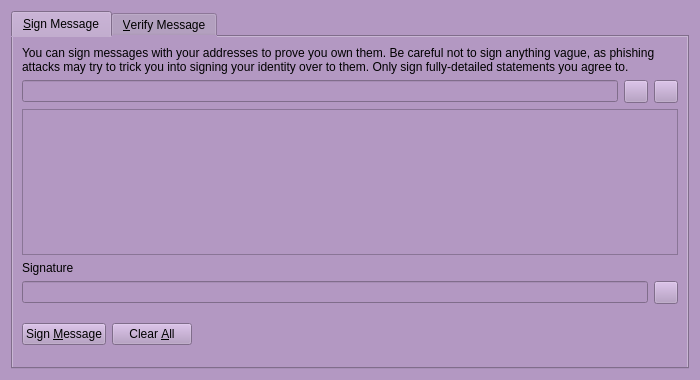
<?xml version="1.0" encoding="UTF-8"?>
<ui version="4.0">
 <class>SignVerifyMessageDialog</class>
 <widget class="QDialog" name="SignVerifyMessageDialog">
  <property name="geometry">
   <rect>
    <x>0</x>
    <y>0</y>
    <width>700</width>
    <height>380</height>
   </rect>
  </property>
  <property name="windowTitle">
   <string>Signatures - Sign / Verify a Message</string>
  </property>
  <property name="styleSheet">
   <string notr="true">background-color: rgb(179, 152, 194);</string>
  </property>
  <property name="modal">
   <bool>true</bool>
  </property>
  <layout class="QVBoxLayout" name="verticalLayout">
   <item>
    <widget class="QTabWidget" name="tabWidget">
     <property name="currentIndex">
      <number>0</number>
     </property>
     <widget class="QWidget" name="tabSignMessage">
      <attribute name="title">
       <string>&amp;Sign Message</string>
      </attribute>
      <layout class="QVBoxLayout" name="verticalLayout_SM">
       <item>
        <widget class="QLabel" name="infoLabel_SM">
         <property name="text">
          <string>You can sign messages with your addresses to prove you own them. Be careful not to sign anything vague, as phishing attacks may try to trick you into signing your identity over to them. Only sign fully-detailed statements you agree to.</string>
         </property>
         <property name="textFormat">
          <enum>Qt::PlainText</enum>
         </property>
         <property name="wordWrap">
          <bool>true</bool>
         </property>
        </widget>
       </item>
       <item>
        <layout class="QHBoxLayout" name="horizontalLayout_1_SM">
         <item>
          <widget class="QValidatedLineEdit" name="addressIn_SM">
           <property name="toolTip">
            <string>The DigitalShadow address to sign the message with</string>
           </property>
          </widget>
         </item>
         <item>
          <widget class="QToolButton" name="addressBookButton_SM">
           <property name="toolTip">
            <string>Choose previously used address</string>
           </property>
           <property name="text">
            <string/>
           </property>
           <property name="icon">
            <iconset resource="../digitalshadow.qrc">
             <normaloff>:/icons/address-book</normaloff>:/icons/address-book</iconset>
           </property>
           <property name="shortcut">
            <string>Alt+A</string>
           </property>
          </widget>
         </item>
         <item>
          <widget class="QToolButton" name="pasteButton_SM">
           <property name="toolTip">
            <string>Paste address from clipboard</string>
           </property>
           <property name="text">
            <string/>
           </property>
           <property name="icon">
            <iconset resource="../digitalshadow.qrc">
             <normaloff>:/icons/editpaste</normaloff>:/icons/editpaste</iconset>
           </property>
           <property name="shortcut">
            <string>Alt+P</string>
           </property>
          </widget>
         </item>
        </layout>
       </item>
       <item>
        <widget class="QPlainTextEdit" name="messageIn_SM">
         <property name="toolTip">
          <string>Enter the message you want to sign here</string>
         </property>
        </widget>
       </item>
       <item>
        <widget class="QLabel" name="signatureLabel_SM">
         <property name="text">
          <string>Signature</string>
         </property>
         <property name="textFormat">
          <enum>Qt::PlainText</enum>
         </property>
        </widget>
       </item>
       <item>
        <layout class="QHBoxLayout" name="horizontalLayout_2_SM">
         <item>
          <widget class="QLineEdit" name="signatureOut_SM">
           <property name="font">
            <font>
             <italic>true</italic>
            </font>
           </property>
           <property name="readOnly">
            <bool>true</bool>
           </property>
          </widget>
         </item>
         <item>
          <widget class="QToolButton" name="copySignatureButton_SM">
           <property name="toolTip">
            <string>Copy the current signature to the system clipboard</string>
           </property>
           <property name="text">
            <string/>
           </property>
           <property name="icon">
            <iconset resource="../digitalshadow.qrc">
             <normaloff>:/icons/editcopy</normaloff>:/icons/editcopy</iconset>
           </property>
          </widget>
         </item>
        </layout>
       </item>
       <item>
        <layout class="QHBoxLayout" name="horizontalLayout_3_SM">
         <item>
          <widget class="QPushButton" name="signMessageButton_SM">
           <property name="toolTip">
            <string>Sign the message to prove you own this DigitalShadow address</string>
           </property>
           <property name="text">
            <string>Sign &amp;Message</string>
           </property>
           <property name="icon">
            <iconset resource="../digitalshadow.qrc">
             <normaloff>:/icons/edit</normaloff>:/icons/edit</iconset>
           </property>
           <property name="autoDefault">
            <bool>false</bool>
           </property>
          </widget>
         </item>
         <item>
          <widget class="QPushButton" name="clearButton_SM">
           <property name="toolTip">
            <string>Reset all sign message fields</string>
           </property>
           <property name="text">
            <string>Clear &amp;All</string>
           </property>
           <property name="icon">
            <iconset resource="../digitalshadow.qrc">
             <normaloff>:/icons/remove</normaloff>:/icons/remove</iconset>
           </property>
           <property name="autoDefault">
            <bool>false</bool>
           </property>
          </widget>
         </item>
         <item>
          <spacer name="horizontalSpacer_1_SM">
           <property name="orientation">
            <enum>Qt::Horizontal</enum>
           </property>
           <property name="sizeHint" stdset="0">
            <size>
             <width>40</width>
             <height>48</height>
            </size>
           </property>
          </spacer>
         </item>
         <item>
          <widget class="QLabel" name="statusLabel_SM">
           <property name="font">
            <font>
             <weight>75</weight>
             <bold>true</bold>
            </font>
           </property>
           <property name="text">
            <string/>
           </property>
           <property name="wordWrap">
            <bool>true</bool>
           </property>
          </widget>
         </item>
         <item>
          <spacer name="horizontalSpacer_2_SM">
           <property name="orientation">
            <enum>Qt::Horizontal</enum>
           </property>
           <property name="sizeHint" stdset="0">
            <size>
             <width>40</width>
             <height>48</height>
            </size>
           </property>
          </spacer>
         </item>
        </layout>
       </item>
      </layout>
     </widget>
     <widget class="QWidget" name="tabVerifyMessage">
      <attribute name="title">
       <string>&amp;Verify Message</string>
      </attribute>
      <layout class="QVBoxLayout" name="verticalLayout_VM">
       <item>
        <widget class="QLabel" name="infoLabel_VM">
         <property name="text">
          <string>Enter the signing address, message (ensure you copy line breaks, spaces, tabs, etc. exactly) and signature below to verify the message. Be careful not to read more into the signature than what is in the signed message itself, to avoid being tricked by a man-in-the-middle attack.</string>
         </property>
         <property name="textFormat">
          <enum>Qt::PlainText</enum>
         </property>
         <property name="alignment">
          <set>Qt::AlignLeading|Qt::AlignLeft|Qt::AlignTop</set>
         </property>
         <property name="wordWrap">
          <bool>true</bool>
         </property>
        </widget>
       </item>
       <item>
        <layout class="QHBoxLayout" name="horizontalLayout_1_VM">
         <item>
          <widget class="QValidatedLineEdit" name="addressIn_VM">
           <property name="toolTip">
            <string>The DigitalShadow address the message was signed with</string>
           </property>
          </widget>
         </item>
         <item>
          <widget class="QToolButton" name="addressBookButton_VM">
           <property name="toolTip">
            <string>Choose previously used address</string>
           </property>
           <property name="text">
            <string/>
           </property>
           <property name="icon">
            <iconset resource="../digitalshadow.qrc">
             <normaloff>:/icons/address-book</normaloff>:/icons/address-book</iconset>
           </property>
           <property name="shortcut">
            <string>Alt+A</string>
           </property>
          </widget>
         </item>
        </layout>
       </item>
       <item>
        <widget class="QPlainTextEdit" name="messageIn_VM"/>
       </item>
       <item>
        <widget class="QValidatedLineEdit" name="signatureIn_VM"/>
       </item>
       <item>
        <layout class="QHBoxLayout" name="horizontalLayout_2_VM">
         <item>
          <widget class="QPushButton" name="verifyMessageButton_VM">
           <property name="toolTip">
            <string>Verify the message to ensure it was signed with the specified DigitalShadow address</string>
           </property>
           <property name="text">
            <string>Verify &amp;Message</string>
           </property>
           <property name="icon">
            <iconset resource="../digitalshadow.qrc">
             <normaloff>:/icons/transaction_0</normaloff>:/icons/transaction_0</iconset>
           </property>
           <property name="autoDefault">
            <bool>false</bool>
           </property>
          </widget>
         </item>
         <item>
          <widget class="QPushButton" name="clearButton_VM">
           <property name="toolTip">
            <string>Reset all verify message fields</string>
           </property>
           <property name="text">
            <string>Clear &amp;All</string>
           </property>
           <property name="icon">
            <iconset resource="../digitalshadow.qrc">
             <normaloff>:/icons/remove</normaloff>:/icons/remove</iconset>
           </property>
           <property name="autoDefault">
            <bool>false</bool>
           </property>
          </widget>
         </item>
         <item>
          <spacer name="horizontalSpacer_1_VM">
           <property name="orientation">
            <enum>Qt::Horizontal</enum>
           </property>
           <property name="sizeHint" stdset="0">
            <size>
             <width>40</width>
             <height>48</height>
            </size>
           </property>
          </spacer>
         </item>
         <item>
          <widget class="QLabel" name="statusLabel_VM">
           <property name="font">
            <font>
             <weight>75</weight>
             <bold>true</bold>
            </font>
           </property>
           <property name="text">
            <string/>
           </property>
           <property name="wordWrap">
            <bool>true</bool>
           </property>
          </widget>
         </item>
         <item>
          <spacer name="horizontalSpacer_2_VM">
           <property name="orientation">
            <enum>Qt::Horizontal</enum>
           </property>
           <property name="sizeHint" stdset="0">
            <size>
             <width>40</width>
             <height>48</height>
            </size>
           </property>
          </spacer>
         </item>
        </layout>
       </item>
      </layout>
     </widget>
    </widget>
   </item>
  </layout>
 </widget>
 <customwidgets>
  <customwidget>
   <class>QValidatedLineEdit</class>
   <extends>QLineEdit</extends>
   <header>qvalidatedlineedit.h</header>
  </customwidget>
 </customwidgets>
 <resources>
  <include location="../digitalshadow.qrc"/>
 </resources>
 <connections/>
</ui>
